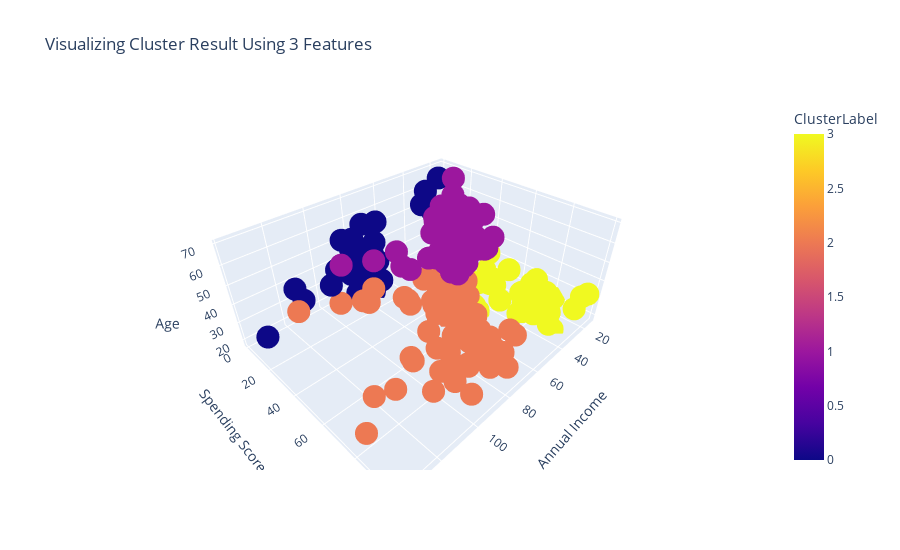

The notebook cell this image was saved under:
### Code cell
fig = px.scatter_3d(data_frame=data, x="Annual Income ", 
                    y="Spending Score (1-100)", z="Age", color="ClusterLabel", height=550,
                   title = "Visualizing Cluster Result Using 3 Features")
fig.show()

### Figure 1 — Plotly figure (JSON) as saved in the notebook; plotly's stock layout.template omitted (floating-point values rounded to 4 significant figures; data arrays with more than 128 entries replaced by an {"elided": "..."} marker saying what was removed)
{"data": [{"hovertemplate": "Annual Income =%{x}<br>Spending Score (1-100)=%{y}<br>Age=%{z}<br>ClusterLabel=%{marker.color}<extra></extra>", "legendgroup": "", "marker": {"color": {"elided": "200 int values"}, "coloraxis": "coloraxis", "symbol": "circle"}, "mode": "markers", "name": "", "scene": "scene", "showlegend": false, "type": "scatter3d", "x": {"elided": "200 int values"}, "y": {"elided": "200 int values"}, "z": {"elided": "200 int values"}}], "layout": {"coloraxis": {"colorbar": {"title": {"text": "ClusterLabel"}}, "colorscale": [[0, "#0d0887"], [0.1111, "#46039f"], [0.2222, "#7201a8"], [0.3333, "#9c179e"], [0.4444, "#bd3786"], [0.5556, "#d8576b"], [0.6667, "#ed7953"], [0.7778, "#fb9f3a"], [0.8889, "#fdca26"], [1, "#f0f921"]]}, "height": 550, "legend": {"tracegroupgap": 0}, "scene": {"domain": {"x": [0, 1], "y": [0, 1]}, "xaxis": {"title": {"text": "Annual Income "}}, "yaxis": {"title": {"text": "Spending Score (1-100)"}}, "zaxis": {"title": {"text": "Age"}}}, "title": {"text": "Visualizing Cluster Result Using 3 Features"}}}
